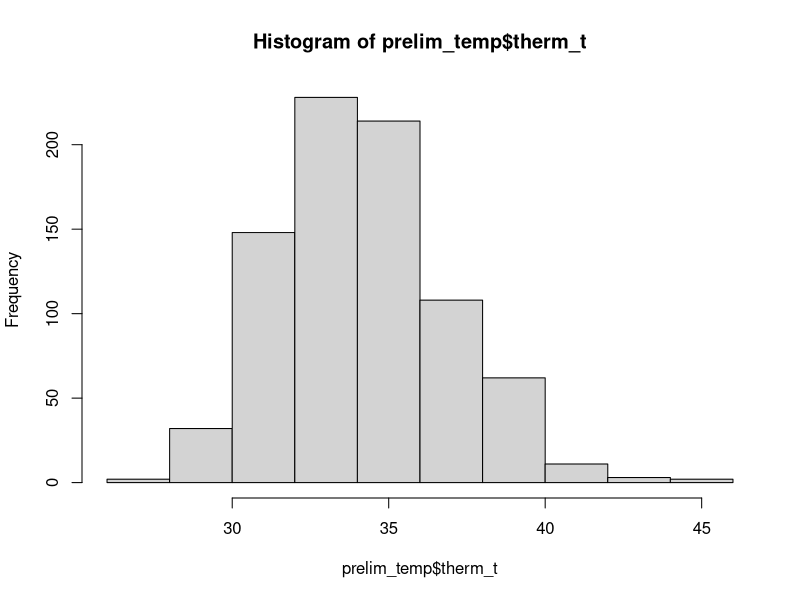
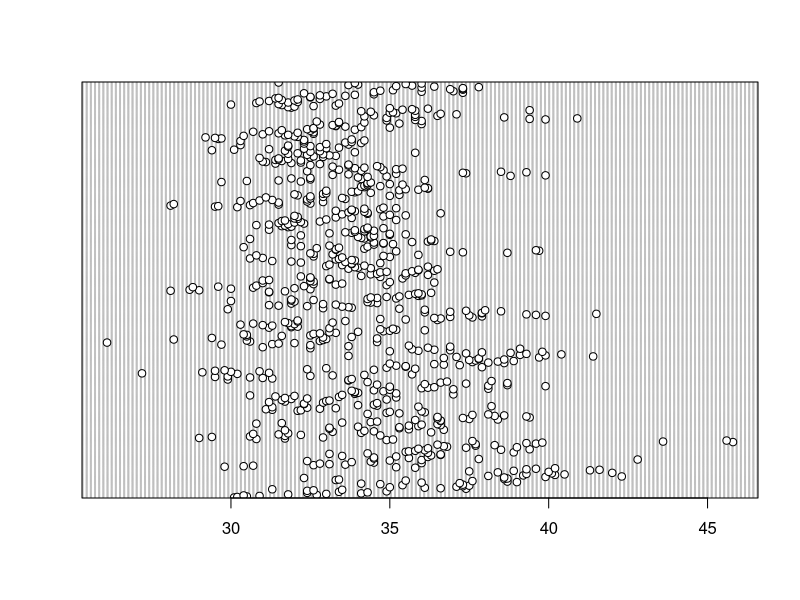
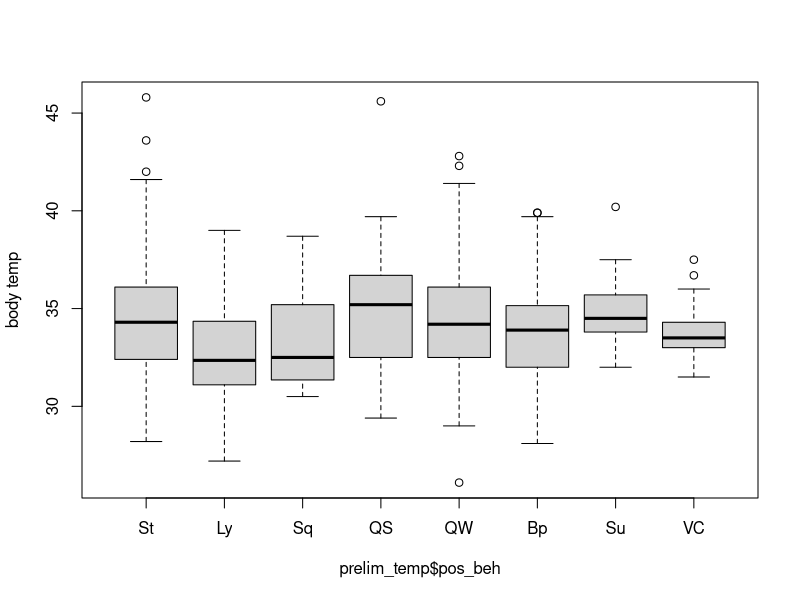
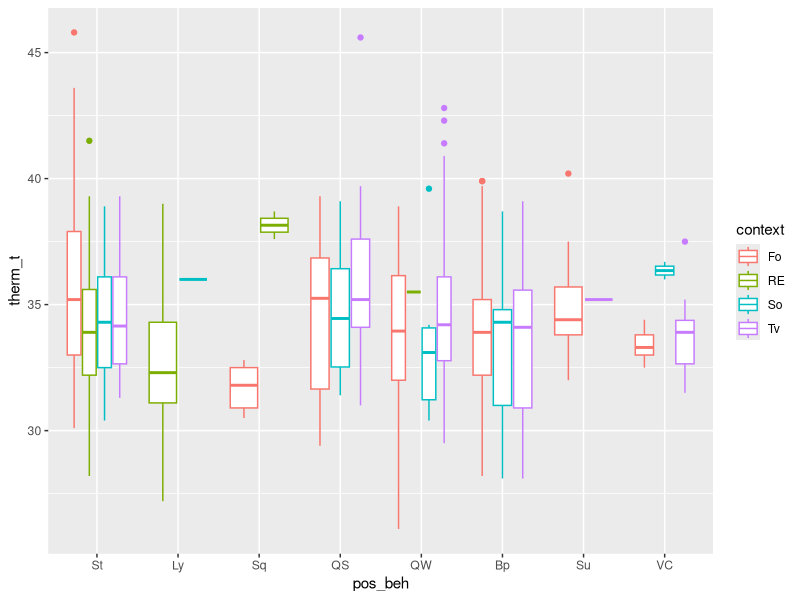
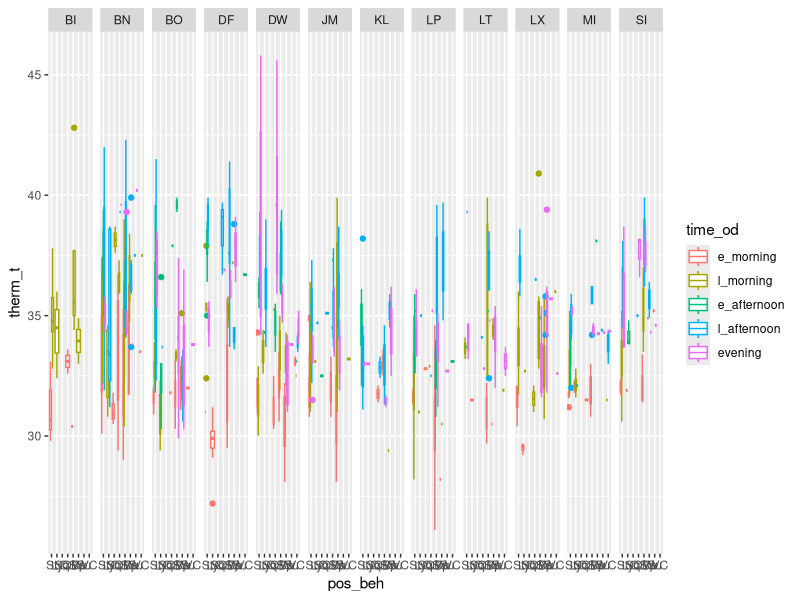
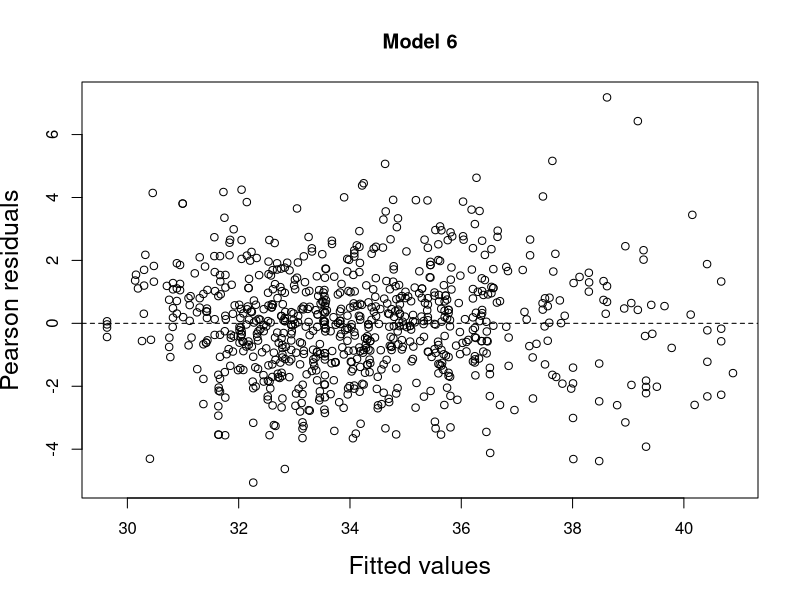
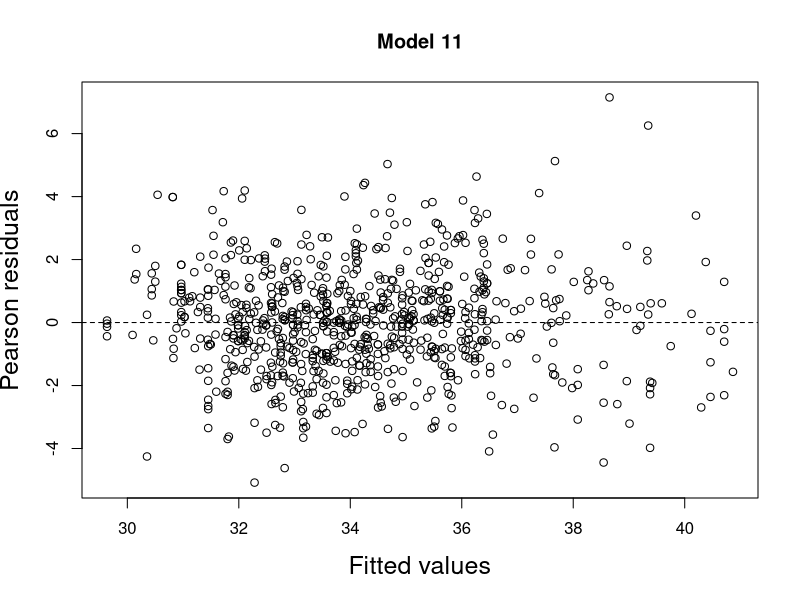
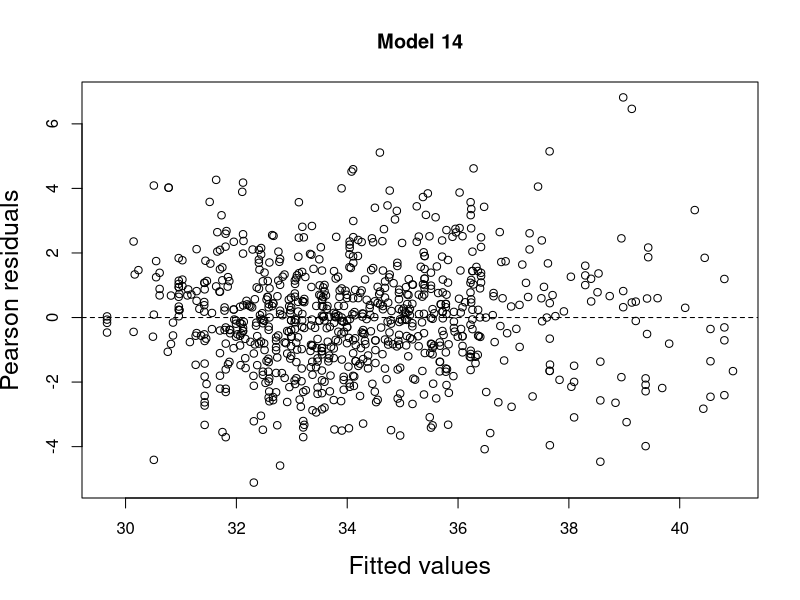

Here is the R script that generated these plots, in order:
# load libraries
library(tidyverse) 
library(readr) 
library(lubridate)
library(magrittr)
library(ggplot2)
library(car)
library(emmeans)
library(lme4)

#read in data
prelim_tidy <- read_csv("_data/_tidy/prelim_data_tidycols.csv")
View(prelim_tidy)

bipedal_data <- read_csv("_summary/bipedal_table.csv")
View(bipedal_data)

#Omit any missing values:
summary(is.na(prelim_tidy))

prelim_temp<-na.omit(prelim_tidy)
View(prelim_temp)

#Combine positional behaviors into smaller categories
# suspensory = Cb, Br & QM
#Vertical climb and cling together
prelim_temp$pos_beh[prelim_temp$pos_beh == "Cb"] <- "Su"
prelim_temp$pos_beh[prelim_temp$pos_beh == "Br"] <- "Su"
prelim_temp$pos_beh[prelim_temp$pos_beh == "QM"] <- "Su"
prelim_temp$pos_beh[prelim_temp$pos_beh == "Vci"] <- "VC"
prelim_temp$pos_beh[prelim_temp$pos_beh == "Abp"] <- "Bp"
prelim_temp$pos_beh[prelim_temp$pos_beh == "BpS"] <- "Bp"
prelim_temp$pos_beh[prelim_temp$pos_beh == "BpW"] <- "Bp"

############
##re-order levels
prelim_temp$time_od <- factor(prelim_temp$time_od, levels = c("e_morning", "l_morning", "e_afternoon", "l_afternoon", "evening"))
prelim_temp$pos_beh <- factor(prelim_temp$pos_beh, levels = c("St","Ly", "Sq", "QS", "QW", "Bp", "Su", "VC"))

##change to factor & numeric
factor_cols <- c("pos_beh","context", "substrate", "hab_type", "individual")
numeric_cols <- c("sun", "therm_t", "t_lo", "t_hi", "amb_t")

prelim_temp[factor_cols] <- lapply(prelim_temp[factor_cols], as.factor)

prelim_temp[numeric_cols] <- lapply(prelim_temp[numeric_cols], as.numeric)


###
hist(prelim_temp$therm_t)
dotchart(prelim_temp$therm_t)
boxplot(prelim_temp$therm_t ~ prelim_temp$pos_beh,  ylab="body temp")

# Plot response against each predictor and random effect. 
ggplot(prelim_temp, aes(pos_beh, therm_t, color=context))+
  geom_boxplot()

ggplot(prelim_temp, aes(pos_beh, therm_t, color=time_od))+
  geom_boxplot()+
  facet_grid(.~individual)

##
with(prelim_temp, table(pos_beh, hab_type))
with(prelim_temp, table(pos_beh, time_od))
with(prelim_temp, table(pos_beh, hab_type, time_od))

## choosing models
##GLMER

### full model
therm_mod <- lmer(therm_t ~ pos_beh + amb_t + sun + date + hab_type + context + 
                     (1|individual) + pos_beh*hab_type + pos_beh*sun + amb_t*sun,
                     data = prelim_temp)

##minus pos_beh/sun interaction
therm_mod2 <- lmer(therm_t ~ pos_beh + amb_t + sun + date + hab_type + context + 
                    (1|individual) + pos_beh*hab_type + amb_t*sun,
                  data = prelim_temp)

##plus pos_beh*sun, minus pos_beh*hab_type
therm_mod3 <- lmer(therm_t ~ pos_beh + amb_t + sun + date + hab_type + context + 
                     (1|individual) + pos_beh*sun + amb_t*sun,
                   data = prelim_temp)

##minus interactions with pos_beh
therm_mod4 <- lmer(therm_t ~ pos_beh + amb_t + sun + date + hab_type + context + 
                    (1|individual) + amb_t*sun,
                  data = prelim_temp)

##minus amb_t interaction
therm_mod5 <- lmer(therm_t ~ pos_beh + amb_t + sun + date + hab_type + context + 
                     (1|individual) + pos_beh*sun,
                   data = prelim_temp)

##minus all interactions
therm_mod6 <- lmer(therm_t ~ pos_beh + amb_t + sun + date + hab_type + context + 
                     (1|individual),
                   data = prelim_temp)

####compare interaction models
AIC(therm_mod3, therm_mod4, therm_mod5, therm_mod6) ###lowest AIC is with no interaction (3244.383; DF: 20)
                                               ###second lowest is time_od*sun (3259.170, DF: 21)
                                               ###continue forward with amb_t*sun & no interactions
###############################################################
##amb_t*sun models
## minus context 
therm_mod7 <- lmer(therm_t ~ pos_beh + amb_t + sun + date + hab_type + 
                     (1|individual) + amb_t*sun,
                   data = prelim_temp)

##minus hab_type
therm_mod8 <- lmer(therm_t ~ pos_beh + amb_t + sun + date + context + 
                     (1|individual) + amb_t*sun,
                   data = prelim_temp)

##minus date
therm_mod9 <- lmer(therm_t ~ pos_beh + amb_t + sun + hab_type + context + 
                     (1|individual) + amb_t*sun,
                   data = prelim_temp)

##minus hab_type & context
therm_mod10 <- lmer(therm_t ~ pos_beh + amb_t + sun + date + 
                     (1|individual) + amb_t*sun,
                   data = prelim_temp)
###Compare models
AIC(therm_mod7, therm_mod8, therm_mod9, therm_mod10) ##model 7 and 10 are lowest (3251.671 & 3246.007, resp.)
                                      ##model 8 isn't far off, though, (3252.598) 
                                 ##and it may be important to include context

###############################################################################
###no interactions
## minus context 
therm_mod11 <- lmer(therm_t ~ pos_beh + amb_t + sun + date + hab_type + 
                     (1|individual), data = prelim_temp)

##minus hab_type
therm_mod12 <- lmer(therm_t ~ pos_beh + amb_t + sun + date + context + 
                     (1|individual), data = prelim_temp)

##minus date
therm_mod13 <- lmer(therm_t ~ pos_beh + amb_t + sun + hab_type + context + 
                     (1|individual), data = prelim_temp)

##minus hab_type & context
therm_mod14 <- lmer(therm_t ~ pos_beh + amb_t + sun + date + 
                      (1|individual), data = prelim_temp)

###Compare models
AIC(therm_mod11, therm_mod12, therm_mod13, therm_mod14) ##models 11 and 14 are lowest (3236.897 & 3231.295, resp.)

###compare between types of models
AIC(therm_mod4, therm_mod6, therm_mod7, therm_mod10, therm_mod8, therm_mod11, therm_mod14)
        ##best models (11, 14, 6) exclude context and exclude interactions
        ##run a few more tests and include one with the interaction still (model 7)

### more comparison #########
anova(therm_mod6, therm_mod7) ##not nested, so can't run
anova(therm_mod6, therm_mod11) ##no signif
anova(therm_mod6, therm_mod14) ##no signif
anova(therm_mod11, therm_mod14) ##no signif
                          #####think I'll choose model 11 since it includes habitat type
                        ##### and it's AIC value is best (1416.906 vs. 1419.632 (model 14) & 1423.646 (model 6))

#####################################################################
#extract residuals 
###model 6
E1 <- resid(therm_mod6, type = "pearson")

#plot fitted vs residuals
F1 <- fitted(therm_mod6, type = "response")

plot(x = F1, 
     y = E1, 
     xlab = "Fitted values",
     ylab = "Pearson residuals", 
     main = "Model 6",
     cex.lab = 1.5)
abline(h = 0, lty = 2)

### model 11 ###########
E2 <- resid(therm_mod11, type = "pearson")

#plot fitted vs residuals
F2 <- fitted(therm_mod11, type = "response")

plot(x = F2, 
     y = E2, 
     xlab = "Fitted values",
     ylab = "Pearson residuals", 
     main = "Model 11",
     cex.lab = 1.5)
abline(h = 0, lty = 2)

### model 14 ###########
E3 <- resid(therm_mod14, type = "pearson")

#plot fitted vs residuals
F3 <- fitted(therm_mod14, type = "response")

plot(x = F3, 
     y = E3, 
     xlab = "Fitted values",
     ylab = "Pearson residuals", 
     main = "Model 14",
     cex.lab = 1.5)
abline(h = 0, lty = 2)

### model 7 ###########
E4 <- resid(therm_mod7, type = "pearson")

#plot fitted vs residuals
F4 <- fitted(therm_mod7, type = "response")

plot(x = F4, 
     y = E4, 
     xlab = "Fitted values",
     ylab = "Pearson residuals", 
     main = "Model 7",
     cex.lab = 1.5)
abline(h = 0, lty = 2)

### residual plots all seem relatively normal; cloud around horizontal axis, indicating a good fit
###################################################################
##Model 11 - includes pos_beh, amb_t, sun, date, hab_type and (1|individual) 
E2 <- resid(therm_mod11, type = "pearson")

#plot fitted vs residuals
F2 <- fitted(therm_mod11, type = "response")

plot(x = F2, 
     y = E2, 
     xlab = "Fitted values",
     ylab = "Pearson residuals", 
     main = "Model 11",
     cex.lab = 1.5)
abline(h = 0, lty = 2)

boxplot(E2 ~ pos_beh, data=prelim_temp) 
plot(E2 ~ amb_t, data=prelim_temp)
plot(x=prelim_temp$sun, y=E2)
boxplot(E2 ~ hab_type, data=prelim_temp)
plot(x=prelim_temp$date, y=E2)

model.matrix(therm_mod11)

##summary
summary(therm_mod11) 

##confidence intervals 
confint(therm_mod11) ##maybe I don't need habitat in there because none of the levels are significant

##model 14
summary(therm_mod14)
confint(therm_mod14)


##### OMIT OUTLIERS ###
prelim_temp2 <- prelim_temp
prelim_temp2$therm_t[prelim_temp2$therm_t >= 42] <- NA

View(prelim_temp2)

prelim_temp3<-na.omit(prelim_temp2)
View(prelim_temp3)

#Vertical climb and cling together
prelim_temp3$pos_beh[prelim_temp3$pos_beh == "Cb"] <- "Su"
prelim_temp3$pos_beh[prelim_temp3$pos_beh == "Br"] <- "Su"
prelim_temp3$pos_beh[prelim_temp3$pos_beh == "QM"] <- "Su"
prelim_temp3$pos_beh[prelim_temp3$pos_beh == "Vci"] <- "VC"
prelim_temp3$pos_beh[prelim_temp3$pos_beh == "Abp"] <- "Bp"
prelim_temp3$pos_beh[prelim_temp3$pos_beh == "BpS"] <- "Bp"
prelim_temp3$pos_beh[prelim_temp3$pos_beh == "BpW"] <- "Bp"

############
##re-order levels
prelim_temp3$time_od <- factor(prelim_temp3$time_od, levels = c("e_morning", "l_morning", "e_afternoon", "l_afternoon", "evening"))
prelim_temp3$pos_beh <- factor(prelim_temp3$pos_beh, levels = c("St","Ly", "Sq", "QS", "QW", "Bp", "Su", "VC"))

###change to factor & numeric
factor_cols <- c("pos_beh","context", "substrate", "hab_type", "individual")
numeric_cols <- c("sun", "therm_t", "t_lo", "t_hi", "amb_t")

prelim_temp3[factor_cols] <- lapply(prelim_temp3[factor_cols], as.factor)

prelim_temp3[numeric_cols] <- lapply(prelim_temp3[numeric_cols], as.numeric)

str(prelim_temp3)

###check model minus outliers
##model 11 with outliers
therm_mod11 <- lmer(therm_t ~ pos_beh + amb_t + sun + date + hab_type + 
                      (1|individual), data = prelim_temp)
summary(therm_mod11)
confint(therm_mod11)

##model minus outliers
mod_2 <- lmer(therm_t ~ pos_beh + amb_t + sun + date + hab_type + 
                (1|individual), data = prelim_temp3)
summary(mod_2)
confint(mod_2)


##plotting residuals
##model 11
E2 <- resid(therm_mod11, type = "pearson")

#plot fitted vs residuals
F2 <- fitted(therm_mod11, type = "response")

plot(x = F2, 
     y = E2, 
     xlab = "Fitted values",
     ylab = "Pearson residuals", 
     main = "Model 11",
     cex.lab = 1.5)
abline(h = 0, lty = 2)

##mod_2
E5 <- resid(mod_2, type = "pearson")

#plot fitted vs residuals
F5 <- fitted(mod_2, type = "response")

plot(x = F5, 
     y = E5,
     xlab = "Fitted values",
     ylab = "Pearson residuals", 
     main = "Model",
     cex.lab = 1.5)
abline(h = 0, lty = 2)

#HSR: post-hoc test to compare between levels of position behavior. Will want to do this in the analysis file not graphics file. 
library(emmeans)
emmeans(mod_2, list(pairwise ~ pos_beh), adjust = "tukey")


##change levels and run mod_2 with QS as the outgroup
prelim_temp3$pos_beh <- factor(prelim_temp3$pos_beh, levels = c("QS", "Ly", "Sq", "St", "QW", "Bp", "Su", "VC"))

mod_2 <- lmer(therm_t ~ pos_beh + amb_t + sun + date + hab_type + 
                (1|individual), data = prelim_temp3)
summary(mod_2) 
confint(mod_2) ##bipedalism is significant
